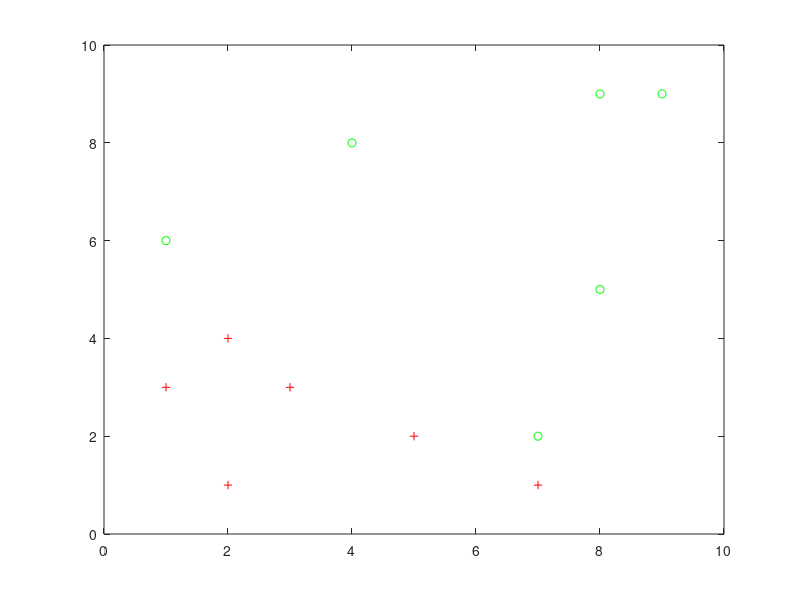

Write the MATLAB code that produced this figure.
% begin
% init a, η(*), b, k = 0
% do k=(k+1) mod n
% Yk = {}
% j = 0
% do j = j+1
% if at yj <= b then append yj to Yk
% until j = n
% a = a + η(k) ΣyЄY ((b-aty).y) / |y|2
% until Yk = {}
% return a
% end

% classes

class1 =  [1 6; 7 2; 8 9; 9 9; 4 8; 8 5];
class2 =  [2 1; 3 3; 2 4; 7 1; 1 3; 5 2];

%class1 =  [1 7; 6 3; 7 8; 8 9; 4 5; 7 5];
%class2 =  [3 1; 4 3; 2 4; 7 1; 1 3; 4 2];

% a ---> weight vector

a = [];
% a(1) = 2.*rand(1)-1;
% a(2) = 2.*rand(1)-1;
% a(3) = 2.*rand(1)-1;
a(1) = 4;
a(2) = 3;
a(3) = 20;
stored = a(3);

% data points
s = cat(2, ones(1,6), -1*ones(1,6));
data = [s; cat(2,class1',-class2')];
n = size(data,2);
p = randperm(n);
data = data(:,p);

% classes
classes = [zeros(6,1); ones(6,1)];
classes = classes(p,:);
expected_classes = 2*ones(12,1);
k = 0;
n = size(data,2)+1;
b = 0;
eta = 1;
m = 0;

while 1
      miss_class = [];
%     if k == n-1
%         k = 0;
%     end
%     k = mod( k+1 , n);
%     for j = 1 : 12
%         if a * data(:,j) > b
%             expected_classes(j) = 0;
%         else
%             expected_classes(j) = 1;
%         end
%     end
%     for j = 1 : 12
%         if expected_classes(j) ~= classes(j)
%             miss_class = cat(2, miss_class, data(:,j));
%         end
%     end
    
    for j = 1 : 12
        if a * data(:,j) <= b
            miss_class = cat(2, miss_class, data(:,j));
        end
    end
    if isempty(miss_class)
        break
    end
    value = a;
    for i = 1 : size(miss_class, 2)
        y = miss_class(:,i);
%         if a*y - b > 0
%             value = value + (eta * ((b - a*y) * y)/ (y(1)^2+y(2)^2))';
%         else
%             value = value - (eta * ((b - a*y) * y)/ (y(1)^2+y(2)^2))';
%         end
       value = value + (eta * ((b - a*y) * y)/ (y(1)^2+y(2)^2+y(3)^2))';
    end
    a = value;
    if a(1) < 0
        a = -1 * a;
    end
    m = m + 1;
end
% answer
figure(5)
plot(class1(:,1),class1(:,2),'og');
hold on;
plot(class2(:,1),class2(:,2),'+r');
hold on;
x = [1 2 3 4 5 6 7 8 9 10];
y = -(a(1)*x + a(3))/a(2);
plot(x,y);
hold off
